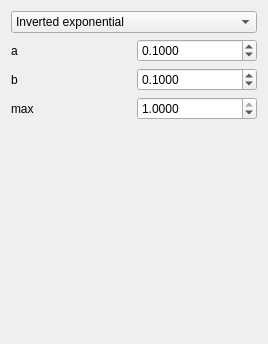
<?xml version="1.0" encoding="UTF-8"?>
<ui version="4.0">
 <class>QtPoisoningFunctionWidget</class>
 <widget class="QWidget" name="QtPoisoningFunctionWidget">
  <property name="geometry">
   <rect>
    <x>0</x>
    <y>0</y>
    <width>268</width>
    <height>344</height>
   </rect>
  </property>
  <property name="windowTitle">
   <string>Form</string>
  </property>
  <layout class="QGridLayout" name="gridLayout">
   <item row="1" column="1">
    <widget class="QDoubleSpinBox" name="box_a">
     <property name="decimals">
      <number>4</number>
     </property>
     <property name="maximum">
      <double>1000.000000000000000</double>
     </property>
     <property name="singleStep">
      <double>0.100000000000000</double>
     </property>
     <property name="value">
      <double>0.100000000000000</double>
     </property>
    </widget>
   </item>
   <item row="3" column="0">
    <widget class="QLabel" name="label_max">
     <property name="text">
      <string>max</string>
     </property>
    </widget>
   </item>
   <item row="1" column="0">
    <widget class="QLabel" name="label_a">
     <property name="text">
      <string>a</string>
     </property>
    </widget>
   </item>
   <item row="0" column="0" colspan="2">
    <widget class="QComboBox" name="box_type">
     <item>
      <property name="text">
       <string>Inverted exponential</string>
      </property>
     </item>
    </widget>
   </item>
   <item row="6" column="0" colspan="2">
    <widget class="QLabel" name="label">
     <property name="text">
      <string/>
     </property>
     <property name="pixmap">
      <pixmap resource="MutualismBreakdowner.qrc">:/images/Sulfide.jpg</pixmap>
     </property>
     <property name="alignment">
      <set>Qt::AlignCenter</set>
     </property>
    </widget>
   </item>
   <item row="5" column="0" colspan="2">
    <spacer name="spacer">
     <property name="orientation">
      <enum>Qt::Vertical</enum>
     </property>
     <property name="sizeHint" stdset="0">
      <size>
       <width>20</width>
       <height>40</height>
      </size>
     </property>
    </spacer>
   </item>
   <item row="3" column="1">
    <widget class="QDoubleSpinBox" name="box_max">
     <property name="decimals">
      <number>4</number>
     </property>
     <property name="minimum">
      <double>0.000000000000000</double>
     </property>
     <property name="maximum">
      <double>1.000000000000000</double>
     </property>
     <property name="singleStep">
      <double>0.100000000000000</double>
     </property>
     <property name="value">
      <double>1.000000000000000</double>
     </property>
    </widget>
   </item>
   <item row="2" column="0">
    <widget class="QLabel" name="label_b">
     <property name="text">
      <string>b</string>
     </property>
    </widget>
   </item>
   <item row="2" column="1">
    <widget class="QDoubleSpinBox" name="box_b">
     <property name="decimals">
      <number>4</number>
     </property>
     <property name="maximum">
      <double>10000.000000000000000</double>
     </property>
     <property name="singleStep">
      <double>0.100000000000000</double>
     </property>
     <property name="value">
      <double>0.100000000000000</double>
     </property>
    </widget>
   </item>
  </layout>
 </widget>
 <tabstops>
  <tabstop>box_type</tabstop>
  <tabstop>box_a</tabstop>
  <tabstop>box_b</tabstop>
  <tabstop>box_max</tabstop>
 </tabstops>
 <resources>
  <include location="MutualismBreakdowner.qrc"/>
 </resources>
 <connections/>
</ui>
